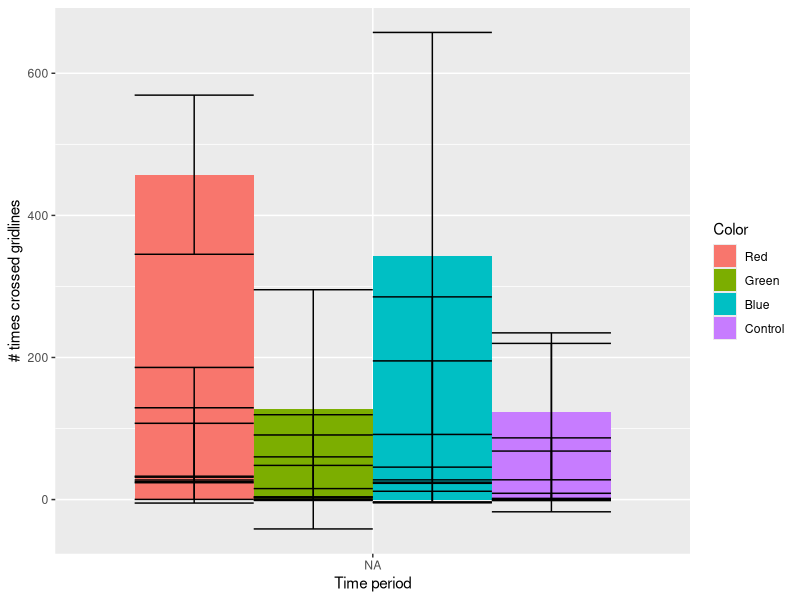
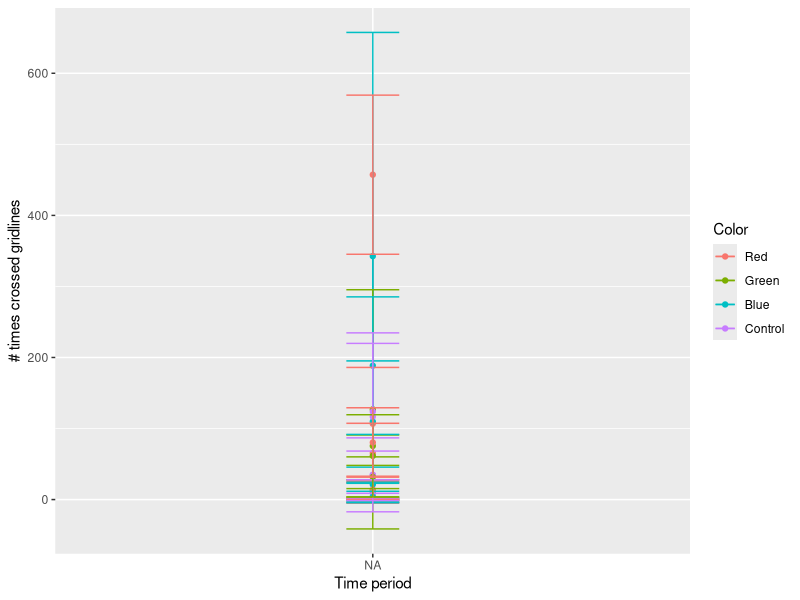

Write R code to recreate these figures, in order. (Note: this script raises an error after producing the figures.)
Roaches <- read.table(file = "Data.txt", header = T)
str(Roaches)
library(reshape2)
Roaches2 = melt(Roaches, id.vars = "Time", variable.name = "Color", value.name = "value")
library(ggplot2)
Roaches3 = aggregate(Roaches2$value, by = list(Roaches2$Time, Roaches2$Color), FUN = "mean", na.rm=T)
names(Roaches3) = c("Time", "Color", "value")
Roaches3$value[is.nan(Roaches3$value)] <- NA
Roaches4 = aggregate(Roaches2$value, by = list(Roaches2$Time, Roaches2$Color), FUN = "sd", na.rm=T)
names(Roaches4) = c("Time", "Color", "valuesd")
Roaches5 = merge(Roaches3, Roaches4, by = c("Time", "Color"))
Roaches5$Color = factor(Roaches5$Color, levels = levels(Roaches5$Color)[c(4,3,2,1)])
Roaches5$Time = factor(Roaches5$Time, levels = levels(Roaches5$Time)[c(3,6,1,2,4,5)])
ggplot(Roaches5, aes(x=Time, y=value, fill = Color)) + geom_bar(position = "dodge", stat="identity") + geom_errorbar(data = Roaches5, aes(fill = Color, ymin = value-valuesd, ymax = value+valuesd), position = "dodge") +labs(x="Time period", y="# times crossed gridlines")

ggplot(Roaches5, aes(x=Time, y=value)) + geom_line(aes(group = Color, color = Color)) +geom_point(aes(group = Color, color = Color)) +geom_errorbar(data = Roaches5, aes(fill = Color, color = Color, ymin = value-valuesd, ymax = value+valuesd, width = 0.1)) + labs(x="Time period", y="# times crossed gridlines")

#ANOVA
Color.mod1 = lm(value ~ Color, data = Roaches5)
summary(Color.mod1)
anova(Color.mod1)
#COlor not significantly different on average
Time.mod1 = lm(value ~ Time, data = Roaches5)
summary(Time.mod1)
anova(Time.mod1)
#All time periods are significantly different from each other

#Compare different colors in each time period
Roaches.loop = data.frame(Color = Roaches2$Color[1:20])
anova.results = vector("list",6)
which.sig = vector("list",6)
Time = c("2:00:00", "5:00:00", "14:00:00", "17:00:00", "20:00:00", "23:00:00")
for(i in 1:6){
  Roaches.loop$Color = Roaches2$Color[Roaches2$Time == Time[i]]
  Roaches.loop$value = Roaches2$value[Roaches2$Time == Time[i]]
  mod1 = lm(value ~ Color, data = Roaches.loop)
  anova.results[[i]] = anova(mod1)
  names(anova.results)[i] = paste("Time period", Time[i], sep = " ")
  #Tukey HSD
  a1 = aov(Roaches.loop$value ~ Roaches.loop$Color)
  which.sig[[i]] = TukeyHSD(x=a1, 'Roaches.loop$Color')
}
#something significant at 2am, 2pm, 8pm, 11pm
#Blue and red significantly higher than control at 2am, red significantly higher than green at 2pm, red significantly higher than blue at 8pm, red and green significantly lower than blue at 11pm